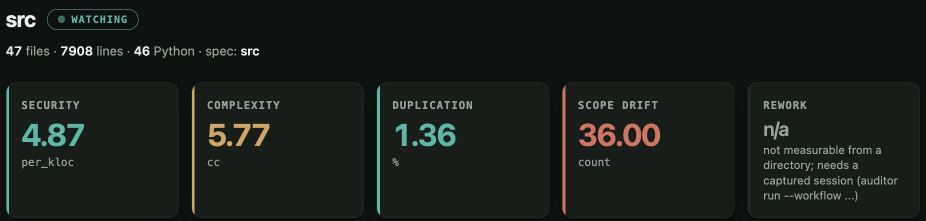
#> input picture docs/evidence/E10_watch_morning.jpg, 1852 x 441 px (shown at 1/2 size); its folder holds 4 pictures in this run
$ python prepare_evidence.py
#> lines starting #> are read from the running program, lines starting #| are printed output that depends on the picture; after the words box and inside, x2 and y2 are one past the last pixel; in counts of white or black regions, pixels touching at a corner belong together; pictures that were not available may be replaced by others from this repository, and a replacement may not be noted
#!/usr/bin/env python3
"""Crop the evidence screenshots down to their content.

Raw screen captures carry browser chrome, a bookmarks bar, the macOS menu bar
and the dock. None of that is evidence, and the bookmarks bar in particular
puts personal browsing into an academic submission. Each capture is cropped to
the region that actually shows something, then trimmed of any residual flat
border.

Originals are left untouched; output goes to evidence/prepared/.

    .venv/bin/python scripts/prepare_evidence.py
"""
from __future__ import annotations

from pathlib import Path

from PIL import Image, ImageChops

ROOT = Path(__file__).resolve().parent.parent
EV = ROOT / "evidence"
OUT = EV / "prepared"

# filename -> (left, top, right, bottom) in source pixels; None means full extent
CROPS = {
    # Chrome on macOS at 2940x1912: tab strip, omnibox and bookmarks bar occupy
    # the first ~310 px; a black letterbox closes the last ~30.
    "Screenshot 2026-08-10 at 03.04.16.png":      (0, 310, 2940, 1855),
    "Screenshot 2026-09-05 at 08.18.14.png":      (0, 310, 2940, 1855),
    "Screenshot 2026-09-05 at 08.29.53.png":      (0, 310, 2940, 1855),
    "Screenshot 2026-09-05 at 08.30.02.png":      (0, 310, 2940, 1855),
    "Screenshot 2026-09-08 at 12.20.40.png":      (0, 310, 2940, 1855),
    "Screenshot 2026-09-08 at 13.17.17.png":      (0, 310, 2940, 1855),
    # VS Code: menu bar off the top, dock and media widget off the bottom.
    "Screenshot 2026-08-31 at 19.39.54.png":      (0, 70, 2940, 1840),
    "Screenshot 2026-09-08 at 12.13.23.png":      (0, 70, 2940, 1780),
    "Screenshot 2026-09-08 at 13.48.17.png":      (0, 70, 2940, 1780),
    # Windows Edge: omnibox and bookmarks off the top, sidebar off the right.
    "GOV_SIGNAL_REALRUN.jpg":                      (0, 84, 1545, 448),
    # Artifact viewer: title strip off the top, sidebar off the right.
    "PHOTO-2026-09-08-13-15-30.jpg":               (0, 32, 1548, 407),
    # Already a bare table.
    "PHOTO-2026-09-07-19-53-41.jpg":               None,
    # The scope-drift pair: same project four minutes apart.
    "Screenshot 2026-09-08 at 18.41.59.png":      (0, 310, 2940, 1420),
    "Screenshot 2026-09-08 at 18.45.24.png":      (0, 310, 2940, 880),
    # The hosted report view: browser chrome off the top, dock off the bottom.
    "Screenshot 2026-09-09 at 00.45.06.png":      (0, 440, 2940, 1720),
    # Windows VS Code: title bar off the top, taskbar and status bar off the
    # bottom, activity rail off the left.
    "1fbed596-aa52-4d30-b890-3503b7d5b470 2.JPG": (60, 45, 1600, 915),
}

# Not evidence for this study.
EXCLUDE = {
    "Screenshot 2026-09-08 at 13.17.17.png": "the first Rater 1 labelling pass, discarded",
    "Screenshot 2026-09-09 at 00.32.47.png": "Laravel Herd setup for an unrelated project",
    "Screenshot 2026-09-09 at 00.44.31.png": "superseded by the 00.46 capture",
    "Screenshot 2026-09-09 at 00.44.44.png": "superseded by the 00.46 capture",
    "Screenshot 2026-09-09 at 00.46.01.png": "superseded by the 00.46.29 capture",
    "MORE_Cover_Front_HiRes.png": "a book cover; unrelated to the study",
    "Screenshot 2026-08-31 at 19.39.54 copy.png": "byte-identical duplicate",
    "a162b5b3-daa6-405e-98ac-5b29d39c64ac 2.JPG": "duplicate of GOV_SIGNAL_REALRUN",
    # A private message thread. It carries a third party's photograph, contact
    # details and unrelated conversation, none of which belongs in a submitted
    # document. Kept on disk as provenance for the second rater's identity.
    "IMG_7746 2.PNG": "private correspondence containing a third party's personal data",
}


def content_box(im: Image.Image, tol: int = 14, pad: int = 26):
    """Bounding box of everything that is not flat background.

    A screenshot of a dashboard is mostly empty space below the content. Border
    trimming alone will not remove it, because the empty region is the same
    colour as the background and is contiguous with it. This measures each row
    and column against the modal background colour and keeps only the span that
    carries something.
    """
    import numpy as np

    a = np.asarray(im.convert("L"), dtype=np.int16)
    # modal background: the most common value in the outer frame
    frame = np.concatenate([a[0], a[-1], a[:, 0], a[:, -1]])
    bg = int(np.bincount(frame.clip(0, 255)).argmax())
    mask = np.abs(a - bg) > tol

    rows = np.flatnonzero(mask.any(axis=1))
    cols = np.flatnonzero(mask.any(axis=0))
    if rows.size == 0 or cols.size == 0:
        return None
    top, bottom = rows[0], rows[-1]
    left, right = cols[0], cols[-1]
    return (max(0, left - pad), max(0, top - pad),
            min(im.width, right + pad + 1), min(im.height, bottom + pad + 1))


def trim_to_content(im: Image.Image) -> Image.Image:
    box = content_box(im)
    return im.crop(box) if box else im


def main() -> None:
    OUT.mkdir(parents=True, exist_ok=True)
    for old in OUT.iterdir():
        old.unlink()

    done, skipped = 0, 0
    for p in sorted(EV.iterdir()):
        if p.suffix.lower() not in (".png", ".jpg", ".jpeg"):
            continue
        if p.name in EXCLUDE:
            print(f"  skip  {p.name}  ({EXCLUDE[p.name]})")
            skipped += 1
            continue
        with Image.open(p) as im:
#> im is the input picture: PIL image 1852x441 RGB; mean R, G, B 25.2, 29.8, 26.6
            im = im.convert("RGB")
            before = im.size
#> before = (1852, 441)
            box = CROPS.get(p.name)
            if box:
                im = im.crop(box)
            im = trim_to_content(im)
#> in content_box, `a = np.asarray(im.convert("L"), dtype=np.int16)`:
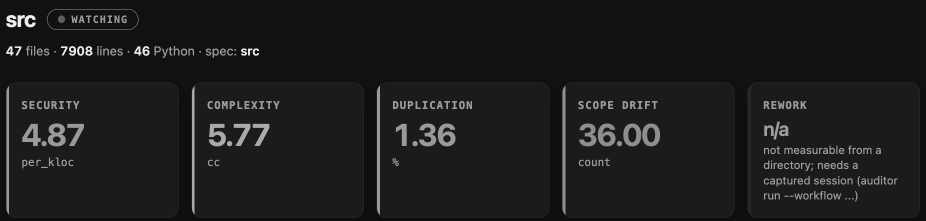
#> a: shape (441, 1852) int16 (shown at 1/2 size); min 6, max 249, mean 28.2
#> in content_box, `frame = np.concatenate([a[0], a[-1], a[:, 0], a[:, -1]])`: frame = 4586 values, max 17 at index 0, min 14 at index 1888, mean 15.81
#> in content_box, `bg = int(np.bincount(frame.clip(0, 255)).argmax())`: bg = 17
#> in content_box, `mask = np.abs(a - bg) > tol`:
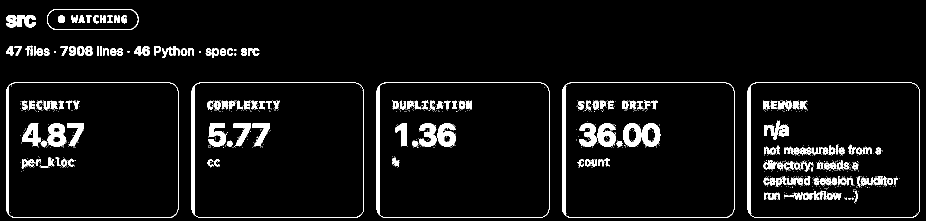
#> mask: shape (441, 1852) bool (shown at 1/2 size); 5.9% white; 1007 white regions (820 under 20 px), largest, box (x1, y1, x2, y2) and area: (1124, 165, 1469, 436) 2723, (753, 165, 1099, 436) 2721, (1495, 165, 1840, 436) 2718
#> in content_box, `rows = np.flatnonzero(mask.any(axis=1))`: rows = 338 values from 18 to 435
#> in content_box, `cols = np.flatnonzero(mask.any(axis=0))`: cols = 1749 values from 12 to 1839
#> in content_box, `top, bottom = rows[0], rows[-1]`: top = 18; bottom = 435
#> in content_box, `left, right = cols[0], cols[-1]`: left = 12; right = 1839
#> in trim_to_content, `box = content_box(im)`: box = (0, 0, 1852, 441)
            out = OUT / (p.stem + ".jpg")
            im.save(out, "JPEG", quality=90, optimize=True)
        pct = 100 * (1 - (im.size[0] * im.size[1]) / (before[0] * before[1]))
#> pct = 0
        print(f"  ok    {out.name:<44} {before[0]}x{before[1]} -> "
              f"{im.size[0]}x{im.size[1]}  ({pct:.0f}% removed)")
#|   ok    E10_watch_morning.jpg                        1852x441 -> 1852x441  (0% removed)
        done += 1
#> pass 2 of the loop in main, `for p in sorted(EV.iterdir()):`:
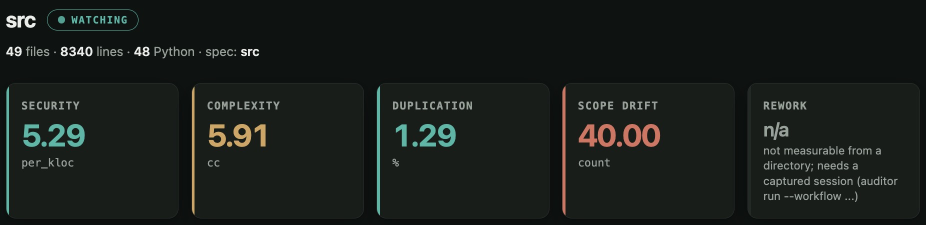
#> input picture docs/evidence/E11_watch_evening.jpg, 1852 x 449 px (shown at 1/2 size)
#> in main, im is the input picture: PIL image 1852x449 RGB; mean R, G, B 25, 29.7, 26.5
#> in content_box (call 2), `a = np.asarray(im.convert("L"), dtype=np.int16)`:
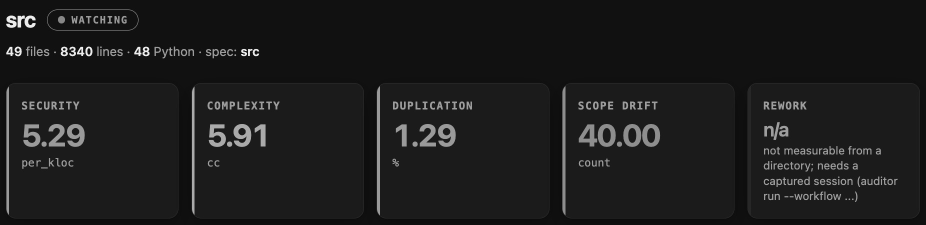
#> a: shape (449, 1852) int16 (shown at 1/2 size); min 4, max 247, mean 28
#> frame = 4602 values, max 17 at index 0, min 14 at index 1875, mean 16.16
#> in content_box (call 2), `mask = np.abs(a - bg) > tol`:
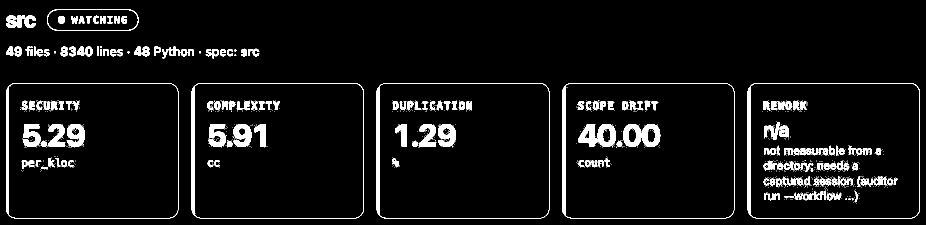
#> mask: shape (449, 1852) bool (shown at 1/2 size); 5.9% white; 1016 white regions (836 under 20 px), largest, box (x1, y1, x2, y2) and area: (753, 166, 1099, 437) 2723, (1495, 166, 1840, 437) 2723, (1124, 166, 1469, 437) 2719
#> rows = 337 values from 19 to 436
#> top = 19; bottom = 436
#|   ok    E11_watch_evening.jpg                        1852x449 -> 1852x449  (0% removed)
#> pass 3 of the loop in main, `for p in sorted(EV.iterdir()):`:
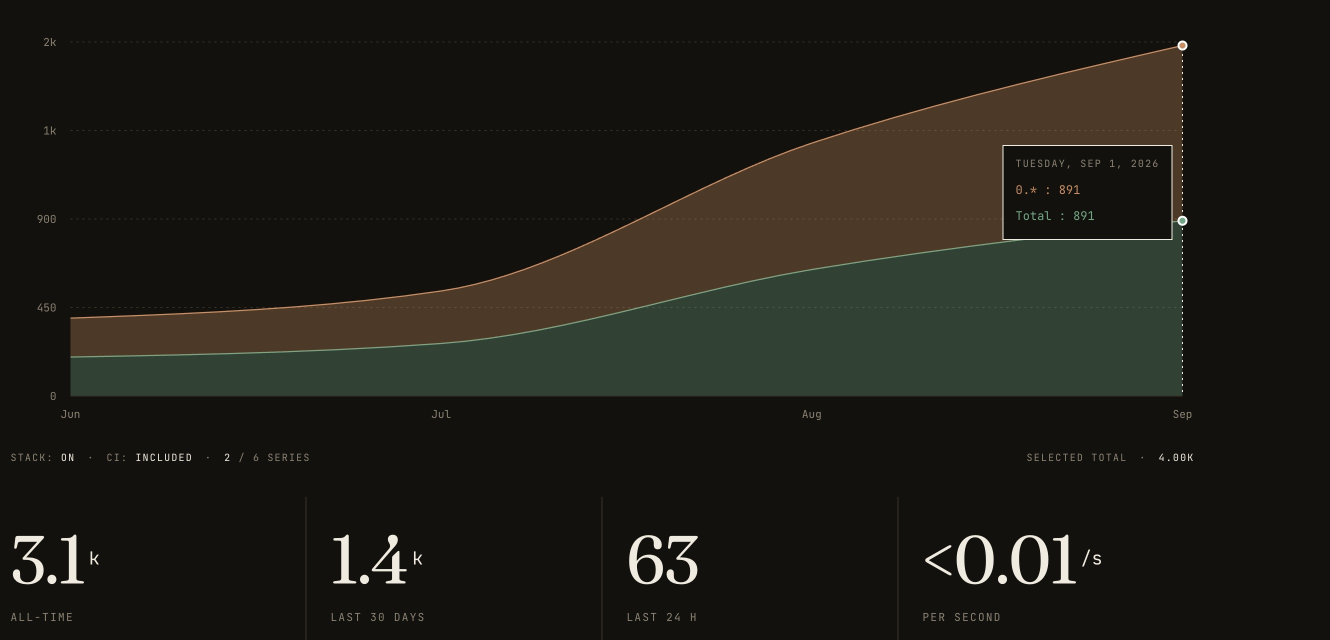
#> input picture docs/evidence/E12_pypi_downloads_16sep.jpg, 2660 x 1279 px (shown at 1/2 size)
#> in main, im is the input picture: PIL image 2660x1279 RGB; mean R, G, B 30.3, 29.4, 22.7
#> a: shape (1279, 2660) int16
#> frame = 7878 values, max 52 at index 3271, min 16 at index 3270, mean 17.03
#> in content_box (call 3), `mask = np.abs(a - bg) > tol`:
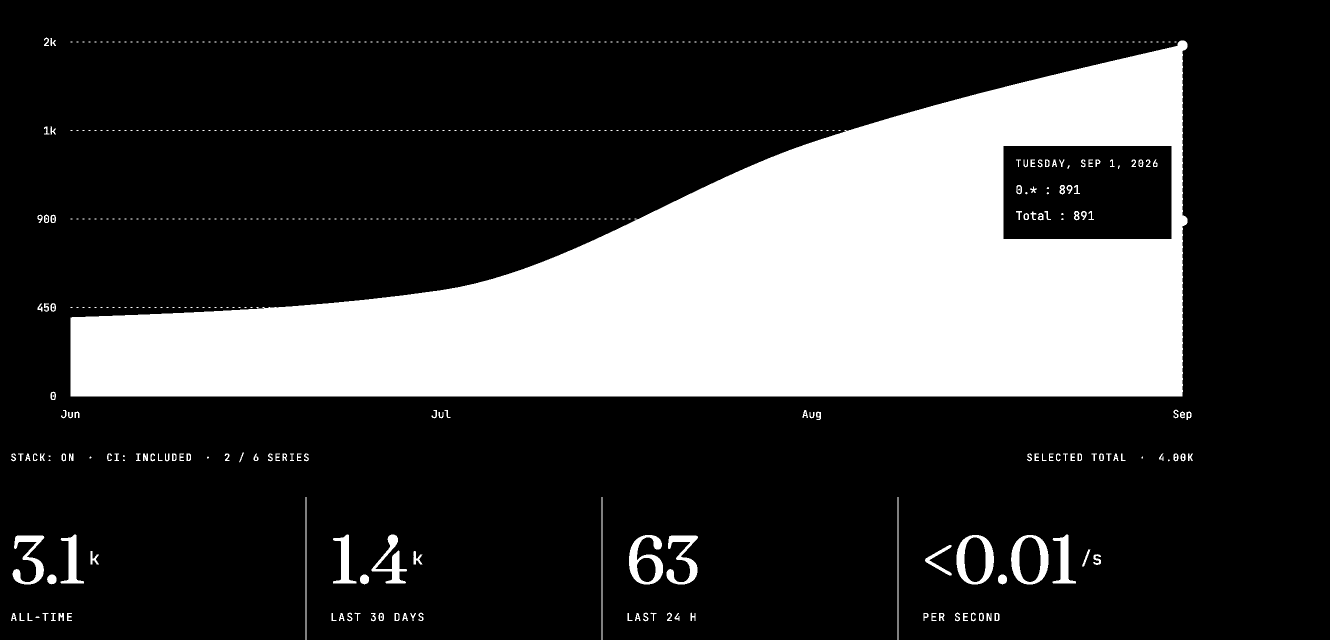
#> mask: shape (1279, 2660) bool (shown at 1/2 size); 24.2% white; 611 white regions (461 under 20 px), largest, box (x1, y1, x2, y2) and area: (141, 81, 2375, 793) 783613, (1913, 1070, 1988, 1169) 2948, (2022, 1070, 2097, 1169) 2943
#> rows = 1051 values from 75 to 1278
#> cols = 2360 values from 22 to 2385
#> top = 75; bottom = 1278
#> left = 22; right = 2385
#> box = (0, 49, 2412, 1279)
#> in trim_to_content (call 3), `return im.crop(box) if box else im`:
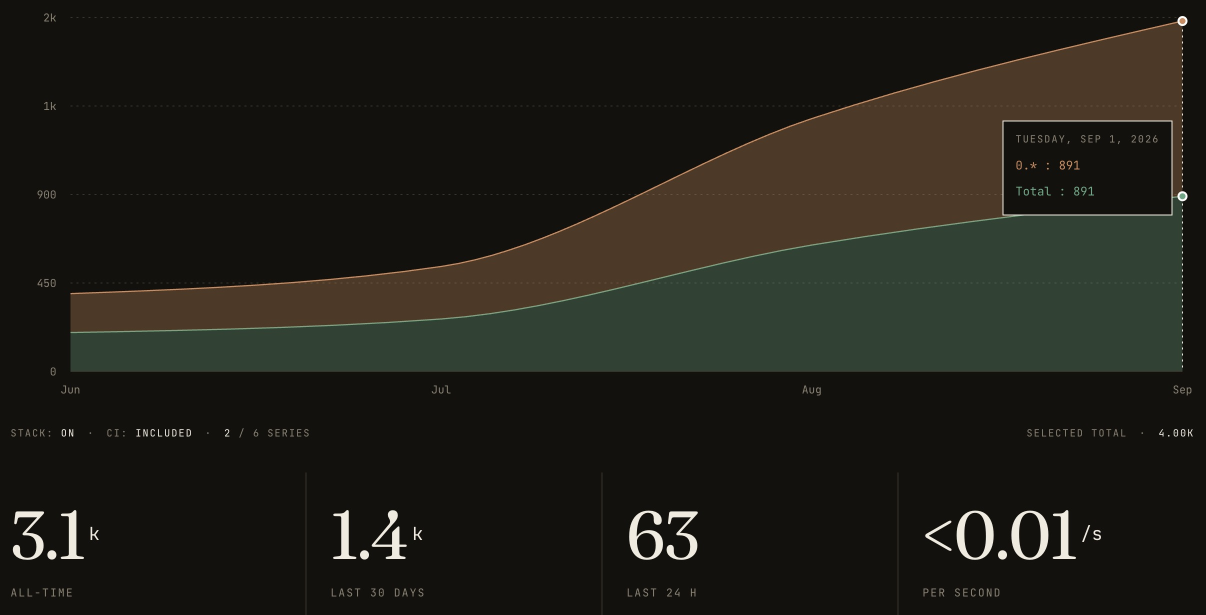
#> returned value: PIL image 2412x1230 RGB (shown at 1/2 size); mean R, G, B 32.1, 31.2, 24.1
#|   ok    E12_pypi_downloads_16sep.jpg                 2660x1279 -> 2412x1230  (13% removed)
#> the loop made 4 passes; the first 3 are shown
    print(f"\n{done} prepared, {skipped} excluded -> {OUT}")


if __name__ == "__main__":
    main()
